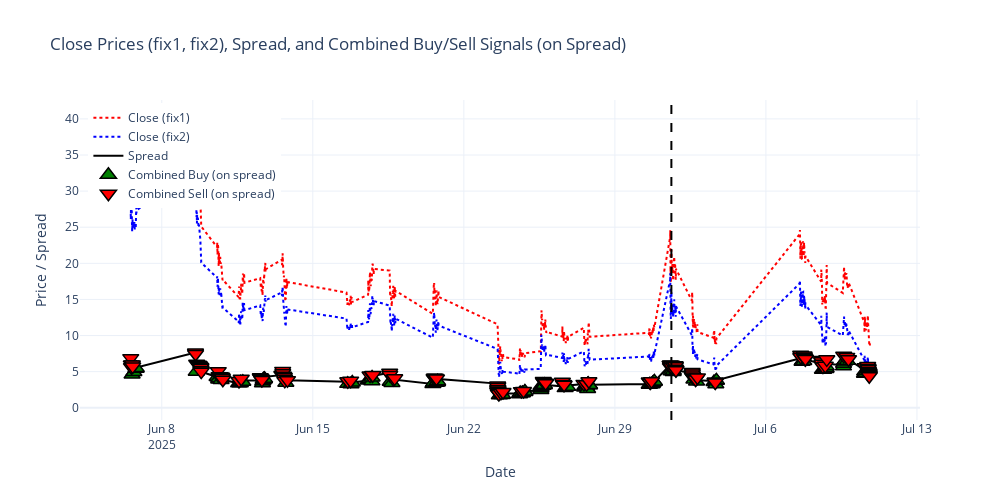

The notebook cell saved with this chart:
### Code cell
import plotly.graph_objects as go

fig = go.Figure()

# Close price from datafix (main)
fig.add_trace(go.Scatter(
    x=datafix.index, y=datafix["Close"],
    mode='lines', name='Close (fix1)', line=dict(color='red', dash='dot', width=2)
))

# Close price from datafix2
fig.add_trace(go.Scatter(
    x=datafix2.index, y=datafix2["Close"],
    mode='lines', name='Close (fix2)', line=dict(color='blue', width=2, dash='dot')
))

# Spread (from datafix)
fig.add_trace(go.Scatter(
    x=datafix.index, y=datafix["spread"],
    mode='lines', name='Spread', line=dict(color='black', width=2)
))

# Combined buy signals (green upward triangle) ON SPREAD
buy_signals = datafix[datafix["Combined_Signal"] == "buy"]
fig.add_trace(go.Scatter(
    x=buy_signals.index, y=buy_signals["spread"],
    mode='markers', name='Combined Buy (on spread)',
    marker=dict(symbol='triangle-up', color='green', size=14, line=dict(color='black', width=1.5))
))

# Combined sell signals (red downward triangle) ON SPREAD
sell_signals = datafix[datafix["Combined_Signal"] == "sell"]
fig.add_trace(go.Scatter(
    x=sell_signals.index, y=sell_signals["spread"],
    mode='markers', name='Combined Sell (on spread)',
    marker=dict(symbol='triangle-down', color='red', size=14, line=dict(color='black', width=1.5))
))

# Draw prediction start line
split_idx_bar = int(len(datafix) * 0.7)
split_date_bar = datafix.index[split_idx_bar]
fig.add_vline(x=split_date_bar, line=dict(color='black', dash='dash', width=2))

# Layout settings
fig.update_layout(
    title="Close Prices (fix1, fix2), Spread, and Combined Buy/Sell Signals (on Spread)",
    xaxis_title="Date",
    yaxis_title="Price / Spread",
    legend=dict(x=0.01, y=0.99),
    hovermode='x unified',
    template='plotly_white',
    width=1000,
    height=500
)

fig.show()

### Figure 1 — Plotly figure (JSON) as saved in the notebook; plotly's stock layout.template omitted (floating-point values rounded to 4 significant figures; data arrays with more than 128 entries replaced by an {"elided": "..."} marker saying what was removed)
{"data": [{"line": {"color": "red", "dash": "dot", "width": 2}, "mode": "lines", "name": "Close (fix1)", "type": "scatter", "x": {"elided": "1559 str values"}, "y": {"elided": "1559 float values"}}, {"line": {"color": "blue", "dash": "dot", "width": 2}, "mode": "lines", "name": "Close (fix2)", "type": "scatter", "x": {"elided": "1559 str values"}, "y": {"elided": "1559 float values"}}, {"line": {"color": "black", "width": 2}, "mode": "lines", "name": "Spread", "type": "scatter", "x": {"elided": "1559 str values"}, "y": {"elided": "1559 float values"}}, {"marker": {"color": "green", "line": {"color": "black", "width": 1.5}, "size": 14, "symbol": "triangle-up"}, "mode": "markers", "name": "Combined Buy (on spread)", "type": "scatter", "x": ["2025-06-06 15:00:00", "2025-06-06 17:00:00", "2025-06-06 19:25:00", "2025-06-06 19:35:00", "2025-06-09 14:20:00", "2025-06-10 13:30:00", "2025-06-10 15:20:00", "2025-06-10 15:25:00", "2025-06-10 18:00:00", "2025-06-11 13:30:00", "2025-06-11 15:15:00", "2025-06-11 15:45:00", "2025-06-11 18:10:00", "2025-06-12 16:00:00", "2025-06-12 16:25:00", "2025-06-12 16:55:00", "2025-06-12 17:25:00", "2025-06-12 17:50:00", "2025-06-12 18:05:00", "2025-06-12 18:20:00", "2025-06-13 18:00:00", "2025-06-16 14:50:00", "2025-06-16 18:30:00", "2025-06-16 19:55:00", "2025-06-17 13:30:00", "2025-06-17 15:15:00", "2025-06-17 15:25:00", "2025-06-17 17:45:00", "2025-06-17 17:55:00", "2025-06-18 14:05:00", "2025-06-18 16:00:00", "2025-06-20 13:35:00", "2025-06-20 14:20:00", "2025-06-20 17:25:00", "2025-06-20 18:45:00", "2025-06-20 18:50:00", "2025-06-23 15:30:00", "2025-06-23 18:20:00", "2025-06-23 18:30:00", "2025-06-23 18:35:00", "2025-06-23 18:55:00", "2025-06-24 13:55:00", "2025-06-24 14:40:00", "2025-06-24 16:55:00", "2025-06-24 17:05:00", "2025-06-24 19:50:00", "2025-06-24 19:55:00", "2025-06-25 13:40:00", "2025-06-25 13:45:00", "2025-06-25 13:55:00", "2025-06-25 14:00:00", "2025-06-25 15:45:00", "2025-06-25 15:50:00", "2025-06-25 17:25:00", "2025-06-25 17:35:00", "2025-06-26 16:40:00", "2025-06-26 18:05:00", "2025-06-26 19:35:00", "2025-06-27 14:20:00", "2025-06-27 14:40:00", "2025-06-27 14:45:00", "2025-06-27 15:15:00", "2025-06-27 16:25:00", "2025-06-27 17:40:00", "2025-06-27 17:45:00", "2025-06-27 18:10:00", "2025-06-27 18:20:00", "2025-06-27 19:45:00", "2025-06-27 19:50:00", "2025-06-30 14:10:00", "2025-06-30 15:00:00", "2025-06-30 17:15:00", "2025-06-30 18:00:00", "2025-06-30 18:15:00", "2025-06-30 19:50:00", "2025-06-30 19:55:00", "2025-07-01 14:30:00", "2025-07-01 16:50:00", "2025-07-01 17:00:00", "2025-07-02 15:55:00", "2025-07-02 18:50:00", "2025-07-03 14:15:00", "2025-07-03 16:15:00", "2025-07-03 16:50:00", "2025-07-03 16:55:00", "2025-07-07 16:10:00", "2025-07-07 16:50:00", "2025-07-07 18:05:00", "2025-07-08 14:50:00", "2025-07-08 16:05:00", "2025-07-08 16:25:00", "2025-07-08 18:35:00", "2025-07-08 18:55:00", "2025-07-08 19:05:00", "2025-07-09 14:15:00", "2025-07-09 14:20:00", "2025-07-09 15:20:00", "2025-07-09 15:40:00", "2025-07-09 16:00:00", "2025-07-09 18:35:00", "2025-07-10 13:35:00", "2025-07-10 13:50:00", "2025-07-10 15:05:00", "2025-07-10 16:05:00"], "y": [4.6, 4.95, 5.39, 5.5, 5.0, 4.25, 3.9, 4.09, 3.85, 3.39, 3.38, 3.53, 3.6, 3.39, 3.67, 3.91, 3.93, 3.94, 3.95, 4.03, 3.45, 3.31, 3.27, 3.5, 3.77, 3.92, 3.98, 3.67, 4.19, 3.6, 3.44, 3.3, 3.48, 3.45, 3.52, 3.68, 1.73, 1.75, 1.8, 1.83, 1.84, 1.87, 2.05, 2, 2.05, 2.19, 2.25, 2.47, 2.69, 2.87, 3.06, 3.05, 3.14, 3.1, 3.2, 2.72, 2.9, 2.89, 2.81, 2.95, 3.01, 3.02, 2.95, 2.6, 3.24, 3.26, 3.32, 3.13, 3.15, 3.2, 3.25, 3.26, 3.4, 3.43, 3.6, 3.65, 5.07, 4.95, 5.13, 3.9, 3.64, 3.56, 3.25, 3.73, 3.79, 6.38, 6.51, 6.48, 5.25, 5.25, 5.37, 5.36, 5.47, 5.73, 5.73, 6.1, 6.4, 6.46, 6.54, 6.5, 4.72, 5.01, 4.8, 5.08]}, {"marker": {"color": "red", "line": {"color": "black", "width": 1.5}, "size": 14, "symbol": "triangle-down"}, "mode": "markers", "name": "Combined Sell (on spread)", "type": "scatter", "x": {"elided": "131 str values"}, "y": {"elided": "131 float values"}}], "layout": {"height": 500, "hovermode": "x unified", "legend": {"x": 0.01, "y": 0.99}, "shapes": [{"line": {"color": "black", "dash": "dash", "width": 2}, "type": "line", "x0": "2025-07-01 14:50:00", "x1": "2025-07-01 14:50:00", "xref": "x", "y0": 0, "y1": 1, "yref": "y domain"}], "title": {"text": "Close Prices (fix1, fix2), Spread, and Combined Buy/Sell Signals (on Spread)"}, "width": 1000, "xaxis": {"title": {"text": "Date"}}, "yaxis": {"title": {"text": "Price / Spread"}}}}
